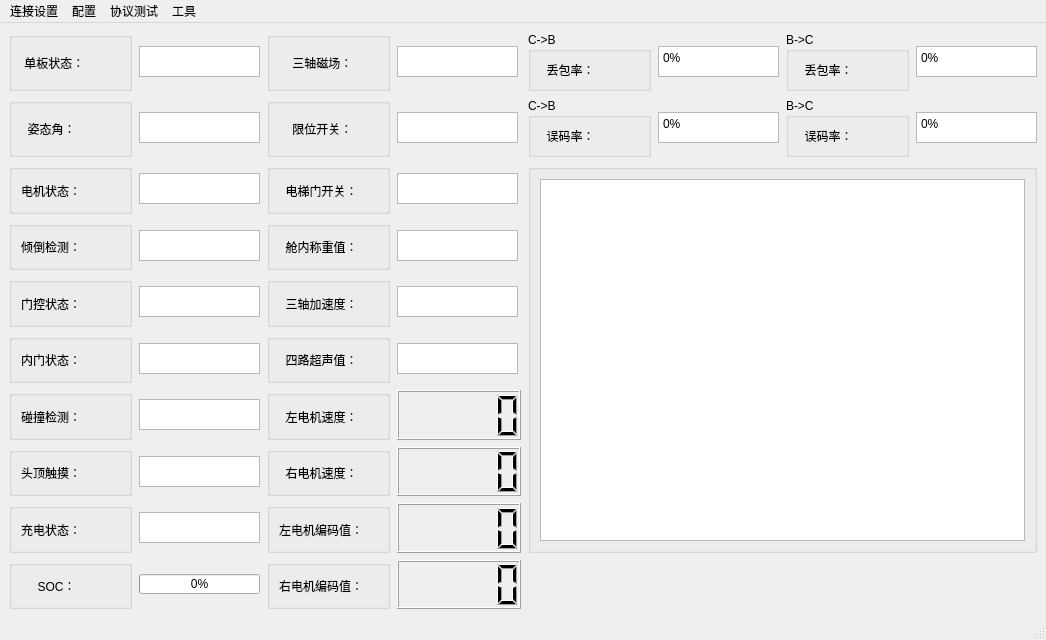
<?xml version="1.0" encoding="UTF-8"?>
<ui version="4.0">
 <class>MainWindow</class>
 <widget class="QMainWindow" name="MainWindow">
  <property name="geometry">
   <rect>
    <x>0</x>
    <y>0</y>
    <width>1046</width>
    <height>640</height>
   </rect>
  </property>
  <property name="windowTitle">
   <string>yogoTest2.2.0</string>
  </property>
  <property name="windowIcon">
   <iconset resource="image.qrc">
    <normaloff>:/icons/logo.png</normaloff>:/icons/logo.png</iconset>
  </property>
  <widget class="QWidget" name="centralwidget">
   <layout class="QHBoxLayout" name="horizontalLayout_2">
    <item>
     <layout class="QGridLayout" name="gridLayout">
      <property name="topMargin">
       <number>0</number>
      </property>
      <property name="spacing">
       <number>7</number>
      </property>
      <item row="1" column="7">
       <widget class="QTextBrowser" name="boardStatus_4">
        <property name="sizePolicy">
         <sizepolicy hsizetype="Expanding" vsizetype="Expanding">
          <horstretch>0</horstretch>
          <verstretch>0</verstretch>
         </sizepolicy>
        </property>
        <property name="maximumSize">
         <size>
          <width>121</width>
          <height>31</height>
         </size>
        </property>
        <property name="html">
         <string>&lt;!DOCTYPE HTML PUBLIC &quot;-//W3C//DTD HTML 4.0//EN&quot; &quot;http://www.w3.org/TR/REC-html40/strict.dtd&quot;&gt;
&lt;html&gt;&lt;head&gt;&lt;meta name=&quot;qrichtext&quot; content=&quot;1&quot; /&gt;&lt;style type=&quot;text/css&quot;&gt;
p, li { white-space: pre-wrap; }
&lt;/style&gt;&lt;/head&gt;&lt;body style=&quot; font-family:'SimSun'; font-size:9pt; font-weight:400; font-style:normal;&quot;&gt;
&lt;p style=&quot; margin-top:0px; margin-bottom:0px; margin-left:0px; margin-right:0px; -qt-block-indent:0; text-indent:0px;&quot;&gt;0%&lt;/p&gt;&lt;/body&gt;&lt;/html&gt;</string>
        </property>
       </widget>
      </item>
      <item row="1" column="6">
       <widget class="QGroupBox" name="groupBox_24">
        <property name="title">
         <string>B-&gt;C</string>
        </property>
        <layout class="QVBoxLayout" name="verticalLayout_23">
         <item>
          <widget class="QLabel" name="zitaijiaolable_4">
           <property name="sizePolicy">
            <sizepolicy hsizetype="Expanding" vsizetype="Expanding">
             <horstretch>0</horstretch>
             <verstretch>0</verstretch>
            </sizepolicy>
           </property>
           <property name="text">
            <string>  误码率：</string>
           </property>
          </widget>
         </item>
        </layout>
       </widget>
      </item>
      <item row="2" column="0">
       <widget class="QGroupBox" name="groupBox_3">
        <property name="title">
         <string/>
        </property>
        <layout class="QVBoxLayout" name="verticalLayout">
         <item>
          <widget class="QLabel" name="motorStatuslable">
           <property name="sizePolicy">
            <sizepolicy hsizetype="Expanding" vsizetype="Expanding">
             <horstretch>0</horstretch>
             <verstretch>0</verstretch>
            </sizepolicy>
           </property>
           <property name="text">
            <string>电机状态：</string>
           </property>
          </widget>
         </item>
        </layout>
       </widget>
      </item>
      <item row="2" column="2">
       <widget class="QGroupBox" name="groupBox_17">
        <property name="title">
         <string/>
        </property>
        <layout class="QVBoxLayout" name="verticalLayout_16">
         <item>
          <widget class="QLabel" name="label_17">
           <property name="sizePolicy">
            <sizepolicy hsizetype="Expanding" vsizetype="Expanding">
             <horstretch>0</horstretch>
             <verstretch>0</verstretch>
            </sizepolicy>
           </property>
           <property name="text">
            <string>  电梯门开关：</string>
           </property>
          </widget>
         </item>
        </layout>
       </widget>
      </item>
      <item row="9" column="2">
       <widget class="QGroupBox" name="groupBox_9">
        <property name="title">
         <string/>
        </property>
        <layout class="QVBoxLayout" name="verticalLayout_8">
         <item>
          <widget class="QLabel" name="label_9">
           <property name="sizePolicy">
            <sizepolicy hsizetype="Expanding" vsizetype="Expanding">
             <horstretch>0</horstretch>
             <verstretch>0</verstretch>
            </sizepolicy>
           </property>
           <property name="text">
            <string>右电机编码值：</string>
           </property>
          </widget>
         </item>
        </layout>
       </widget>
      </item>
      <item row="8" column="2">
       <widget class="QGroupBox" name="groupBox_7">
        <property name="title">
         <string/>
        </property>
        <layout class="QVBoxLayout" name="verticalLayout_6">
         <item>
          <widget class="QLabel" name="label_7">
           <property name="sizePolicy">
            <sizepolicy hsizetype="Expanding" vsizetype="Expanding">
             <horstretch>0</horstretch>
             <verstretch>0</verstretch>
            </sizepolicy>
           </property>
           <property name="text">
            <string>左电机编码值：</string>
           </property>
          </widget>
         </item>
        </layout>
       </widget>
      </item>
      <item row="6" column="0">
       <widget class="QGroupBox" name="groupBox_21">
        <property name="title">
         <string/>
        </property>
        <layout class="QVBoxLayout" name="verticalLayout_20">
         <item>
          <widget class="QLabel" name="catchDelable">
           <property name="sizePolicy">
            <sizepolicy hsizetype="Expanding" vsizetype="Expanding">
             <horstretch>0</horstretch>
             <verstretch>0</verstretch>
            </sizepolicy>
           </property>
           <property name="text">
            <string>碰撞检测：</string>
           </property>
          </widget>
         </item>
        </layout>
       </widget>
      </item>
      <item row="3" column="1">
       <widget class="QTextBrowser" name="downDelte">
        <property name="sizePolicy">
         <sizepolicy hsizetype="Expanding" vsizetype="Expanding">
          <horstretch>0</horstretch>
          <verstretch>0</verstretch>
         </sizepolicy>
        </property>
        <property name="maximumSize">
         <size>
          <width>121</width>
          <height>31</height>
         </size>
        </property>
       </widget>
      </item>
      <item row="0" column="2">
       <widget class="QGroupBox" name="groupBox_13">
        <property name="title">
         <string/>
        </property>
        <layout class="QVBoxLayout" name="verticalLayout_12">
         <item>
          <widget class="QLabel" name="sanzhoulable">
           <property name="sizePolicy">
            <sizepolicy hsizetype="Expanding" vsizetype="Expanding">
             <horstretch>0</horstretch>
             <verstretch>0</verstretch>
            </sizepolicy>
           </property>
           <property name="text">
            <string>    三轴磁场：</string>
           </property>
          </widget>
         </item>
        </layout>
       </widget>
      </item>
      <item row="1" column="2">
       <widget class="QGroupBox" name="groupBox_20">
        <property name="title">
         <string/>
        </property>
        <layout class="QVBoxLayout" name="verticalLayout_19">
         <item>
          <widget class="QLabel" name="label_20">
           <property name="sizePolicy">
            <sizepolicy hsizetype="Expanding" vsizetype="Expanding">
             <horstretch>0</horstretch>
             <verstretch>0</verstretch>
            </sizepolicy>
           </property>
           <property name="text">
            <string>    限位开关：</string>
           </property>
          </widget>
         </item>
        </layout>
       </widget>
      </item>
      <item row="5" column="0">
       <widget class="QGroupBox" name="groupBox_8">
        <property name="title">
         <string/>
        </property>
        <layout class="QVBoxLayout" name="verticalLayout_7">
         <item>
          <widget class="QLabel" name="insideGatelable">
           <property name="sizePolicy">
            <sizepolicy hsizetype="Expanding" vsizetype="Expanding">
             <horstretch>0</horstretch>
             <verstretch>0</verstretch>
            </sizepolicy>
           </property>
           <property name="text">
            <string>内门状态：</string>
           </property>
          </widget>
         </item>
        </layout>
       </widget>
      </item>
      <item row="7" column="1">
       <widget class="QTextBrowser" name="touchHead">
        <property name="sizePolicy">
         <sizepolicy hsizetype="Expanding" vsizetype="Expanding">
          <horstretch>0</horstretch>
          <verstretch>0</verstretch>
         </sizepolicy>
        </property>
        <property name="maximumSize">
         <size>
          <width>121</width>
          <height>31</height>
         </size>
        </property>
       </widget>
      </item>
      <item row="5" column="1">
       <widget class="QTextBrowser" name="insideGate">
        <property name="sizePolicy">
         <sizepolicy hsizetype="Expanding" vsizetype="Expanding">
          <horstretch>0</horstretch>
          <verstretch>0</verstretch>
         </sizepolicy>
        </property>
        <property name="maximumSize">
         <size>
          <width>121</width>
          <height>31</height>
         </size>
        </property>
       </widget>
      </item>
      <item row="8" column="1">
       <widget class="QTextBrowser" name="chargeStatus">
        <property name="sizePolicy">
         <sizepolicy hsizetype="Expanding" vsizetype="Expanding">
          <horstretch>0</horstretch>
          <verstretch>0</verstretch>
         </sizepolicy>
        </property>
        <property name="maximumSize">
         <size>
          <width>121</width>
          <height>31</height>
         </size>
        </property>
       </widget>
      </item>
      <item row="2" column="3">
       <widget class="QTextBrowser" name="dianti">
        <property name="sizePolicy">
         <sizepolicy hsizetype="Expanding" vsizetype="Expanding">
          <horstretch>0</horstretch>
          <verstretch>0</verstretch>
         </sizepolicy>
        </property>
        <property name="maximumSize">
         <size>
          <width>121</width>
          <height>31</height>
         </size>
        </property>
       </widget>
      </item>
      <item row="0" column="3">
       <widget class="QTextBrowser" name="sanzhoucichang">
        <property name="sizePolicy">
         <sizepolicy hsizetype="Expanding" vsizetype="Expanding">
          <horstretch>0</horstretch>
          <verstretch>0</verstretch>
         </sizepolicy>
        </property>
        <property name="maximumSize">
         <size>
          <width>121</width>
          <height>31</height>
         </size>
        </property>
       </widget>
      </item>
      <item row="1" column="0">
       <widget class="QGroupBox" name="groupBox_11">
        <property name="title">
         <string/>
        </property>
        <layout class="QVBoxLayout" name="verticalLayout_10">
         <item>
          <widget class="QLabel" name="zitaijiaolable">
           <property name="sizePolicy">
            <sizepolicy hsizetype="Expanding" vsizetype="Expanding">
             <horstretch>0</horstretch>
             <verstretch>0</verstretch>
            </sizepolicy>
           </property>
           <property name="text">
            <string>  姿态角：</string>
           </property>
          </widget>
         </item>
        </layout>
       </widget>
      </item>
      <item row="6" column="1">
       <widget class="QTextBrowser" name="catchDele">
        <property name="sizePolicy">
         <sizepolicy hsizetype="Expanding" vsizetype="Expanding">
          <horstretch>0</horstretch>
          <verstretch>0</verstretch>
         </sizepolicy>
        </property>
        <property name="maximumSize">
         <size>
          <width>121</width>
          <height>31</height>
         </size>
        </property>
       </widget>
      </item>
      <item row="7" column="0">
       <widget class="QGroupBox" name="groupBox_22">
        <property name="title">
         <string/>
        </property>
        <layout class="QVBoxLayout" name="verticalLayout_21">
         <item>
          <widget class="QLabel" name="label_22">
           <property name="sizePolicy">
            <sizepolicy hsizetype="Expanding" vsizetype="Expanding">
             <horstretch>0</horstretch>
             <verstretch>0</verstretch>
            </sizepolicy>
           </property>
           <property name="text">
            <string>头顶触摸：</string>
           </property>
          </widget>
         </item>
        </layout>
       </widget>
      </item>
      <item row="0" column="0">
       <widget class="QGroupBox" name="groupBox_2">
        <property name="title">
         <string/>
        </property>
        <layout class="QVBoxLayout" name="verticalLayout_2">
         <item>
          <widget class="QLabel" name="boardlable">
           <property name="sizePolicy">
            <sizepolicy hsizetype="Expanding" vsizetype="Expanding">
             <horstretch>0</horstretch>
             <verstretch>0</verstretch>
            </sizepolicy>
           </property>
           <property name="text">
            <string> 单板状态：</string>
           </property>
          </widget>
         </item>
        </layout>
       </widget>
      </item>
      <item row="1" column="1">
       <widget class="QTextBrowser" name="zitaijiao">
        <property name="sizePolicy">
         <sizepolicy hsizetype="Expanding" vsizetype="Expanding">
          <horstretch>0</horstretch>
          <verstretch>0</verstretch>
         </sizepolicy>
        </property>
        <property name="maximumSize">
         <size>
          <width>121</width>
          <height>31</height>
         </size>
        </property>
       </widget>
      </item>
      <item row="1" column="3">
       <widget class="QTextBrowser" name="xianwei">
        <property name="sizePolicy">
         <sizepolicy hsizetype="Expanding" vsizetype="Expanding">
          <horstretch>0</horstretch>
          <verstretch>0</verstretch>
         </sizepolicy>
        </property>
        <property name="maximumSize">
         <size>
          <width>121</width>
          <height>31</height>
         </size>
        </property>
       </widget>
      </item>
      <item row="0" column="1">
       <widget class="QTextBrowser" name="boardStatus">
        <property name="sizePolicy">
         <sizepolicy hsizetype="Expanding" vsizetype="Expanding">
          <horstretch>0</horstretch>
          <verstretch>0</verstretch>
         </sizepolicy>
        </property>
        <property name="maximumSize">
         <size>
          <width>121</width>
          <height>31</height>
         </size>
        </property>
       </widget>
      </item>
      <item row="4" column="0">
       <widget class="QGroupBox" name="groupBox_6">
        <property name="title">
         <string/>
        </property>
        <layout class="QVBoxLayout" name="verticalLayout_5">
         <item>
          <widget class="QLabel" name="gateControlable">
           <property name="sizePolicy">
            <sizepolicy hsizetype="Expanding" vsizetype="Expanding">
             <horstretch>0</horstretch>
             <verstretch>0</verstretch>
            </sizepolicy>
           </property>
           <property name="text">
            <string>门控状态：</string>
           </property>
          </widget>
         </item>
        </layout>
       </widget>
      </item>
      <item row="8" column="0">
       <widget class="QGroupBox" name="groupBox_4">
        <property name="title">
         <string/>
        </property>
        <layout class="QVBoxLayout" name="verticalLayout_3">
         <item>
          <widget class="QLabel" name="label_4">
           <property name="sizePolicy">
            <sizepolicy hsizetype="Expanding" vsizetype="Expanding">
             <horstretch>0</horstretch>
             <verstretch>0</verstretch>
            </sizepolicy>
           </property>
           <property name="text">
            <string>充电状态：</string>
           </property>
          </widget>
         </item>
        </layout>
       </widget>
      </item>
      <item row="3" column="0">
       <widget class="QGroupBox" name="groupBox_16">
        <property name="title">
         <string/>
        </property>
        <layout class="QVBoxLayout" name="verticalLayout_15">
         <item>
          <widget class="QLabel" name="downDeltelable">
           <property name="sizePolicy">
            <sizepolicy hsizetype="Expanding" vsizetype="Expanding">
             <horstretch>0</horstretch>
             <verstretch>0</verstretch>
            </sizepolicy>
           </property>
           <property name="text">
            <string>倾倒检测：</string>
           </property>
          </widget>
         </item>
        </layout>
       </widget>
      </item>
      <item row="9" column="0">
       <widget class="QGroupBox" name="groupBox_5">
        <property name="title">
         <string/>
        </property>
        <layout class="QVBoxLayout" name="verticalLayout_4">
         <item>
          <widget class="QLabel" name="label_5">
           <property name="sizePolicy">
            <sizepolicy hsizetype="Expanding" vsizetype="Expanding">
             <horstretch>0</horstretch>
             <verstretch>0</verstretch>
            </sizepolicy>
           </property>
           <property name="text">
            <string>     SOC：</string>
           </property>
          </widget>
         </item>
        </layout>
       </widget>
      </item>
      <item row="2" column="1">
       <widget class="QTextBrowser" name="motorStatus">
        <property name="sizePolicy">
         <sizepolicy hsizetype="Expanding" vsizetype="Expanding">
          <horstretch>0</horstretch>
          <verstretch>0</verstretch>
         </sizepolicy>
        </property>
        <property name="maximumSize">
         <size>
          <width>121</width>
          <height>31</height>
         </size>
        </property>
       </widget>
      </item>
      <item row="4" column="1">
       <widget class="QTextBrowser" name="gateControl">
        <property name="sizePolicy">
         <sizepolicy hsizetype="Expanding" vsizetype="Expanding">
          <horstretch>0</horstretch>
          <verstretch>0</verstretch>
         </sizepolicy>
        </property>
        <property name="maximumSize">
         <size>
          <width>121</width>
          <height>31</height>
         </size>
        </property>
       </widget>
      </item>
      <item row="9" column="1">
       <widget class="QProgressBar" name="batteryVolage">
        <property name="maximumSize">
         <size>
          <width>121</width>
          <height>20</height>
         </size>
        </property>
        <property name="value">
         <number>0</number>
        </property>
       </widget>
      </item>
      <item row="0" column="4">
       <widget class="QGroupBox" name="groupBox_14">
        <property name="title">
         <string>C-&gt;B</string>
        </property>
        <layout class="QVBoxLayout" name="verticalLayout_13">
         <item>
          <widget class="QLabel" name="zitaijiaolable_2">
           <property name="sizePolicy">
            <sizepolicy hsizetype="Expanding" vsizetype="Expanding">
             <horstretch>0</horstretch>
             <verstretch>0</verstretch>
            </sizepolicy>
           </property>
           <property name="text">
            <string>  丢包率：</string>
           </property>
          </widget>
         </item>
        </layout>
       </widget>
      </item>
      <item row="1" column="5">
       <widget class="QTextBrowser" name="boardStatus_3">
        <property name="sizePolicy">
         <sizepolicy hsizetype="Expanding" vsizetype="Expanding">
          <horstretch>0</horstretch>
          <verstretch>0</verstretch>
         </sizepolicy>
        </property>
        <property name="maximumSize">
         <size>
          <width>121</width>
          <height>31</height>
         </size>
        </property>
        <property name="html">
         <string>&lt;!DOCTYPE HTML PUBLIC &quot;-//W3C//DTD HTML 4.0//EN&quot; &quot;http://www.w3.org/TR/REC-html40/strict.dtd&quot;&gt;
&lt;html&gt;&lt;head&gt;&lt;meta name=&quot;qrichtext&quot; content=&quot;1&quot; /&gt;&lt;style type=&quot;text/css&quot;&gt;
p, li { white-space: pre-wrap; }
&lt;/style&gt;&lt;/head&gt;&lt;body style=&quot; font-family:'SimSun'; font-size:9pt; font-weight:400; font-style:normal;&quot;&gt;
&lt;p style=&quot; margin-top:0px; margin-bottom:0px; margin-left:0px; margin-right:0px; -qt-block-indent:0; text-indent:0px;&quot;&gt;0%&lt;/p&gt;&lt;/body&gt;&lt;/html&gt;</string>
        </property>
       </widget>
      </item>
      <item row="0" column="5">
       <widget class="QTextBrowser" name="boardStatus_2">
        <property name="sizePolicy">
         <sizepolicy hsizetype="Expanding" vsizetype="Expanding">
          <horstretch>0</horstretch>
          <verstretch>0</verstretch>
         </sizepolicy>
        </property>
        <property name="maximumSize">
         <size>
          <width>121</width>
          <height>31</height>
         </size>
        </property>
        <property name="html">
         <string>&lt;!DOCTYPE HTML PUBLIC &quot;-//W3C//DTD HTML 4.0//EN&quot; &quot;http://www.w3.org/TR/REC-html40/strict.dtd&quot;&gt;
&lt;html&gt;&lt;head&gt;&lt;meta name=&quot;qrichtext&quot; content=&quot;1&quot; /&gt;&lt;style type=&quot;text/css&quot;&gt;
p, li { white-space: pre-wrap; }
&lt;/style&gt;&lt;/head&gt;&lt;body style=&quot; font-family:'SimSun'; font-size:9pt; font-weight:400; font-style:normal;&quot;&gt;
&lt;p style=&quot; margin-top:0px; margin-bottom:0px; margin-left:0px; margin-right:0px; -qt-block-indent:0; text-indent:0px;&quot;&gt;0%&lt;/p&gt;&lt;/body&gt;&lt;/html&gt;</string>
        </property>
       </widget>
      </item>
      <item row="1" column="4">
       <widget class="QGroupBox" name="groupBox_23">
        <property name="title">
         <string>C-&gt;B</string>
        </property>
        <layout class="QVBoxLayout" name="verticalLayout_22">
         <item>
          <widget class="QLabel" name="zitaijiaolable_3">
           <property name="sizePolicy">
            <sizepolicy hsizetype="Expanding" vsizetype="Expanding">
             <horstretch>0</horstretch>
             <verstretch>0</verstretch>
            </sizepolicy>
           </property>
           <property name="text">
            <string>  误码率：</string>
           </property>
          </widget>
         </item>
        </layout>
       </widget>
      </item>
      <item row="0" column="6">
       <widget class="QGroupBox" name="groupBox_25">
        <property name="title">
         <string>B-&gt;C</string>
        </property>
        <layout class="QVBoxLayout" name="verticalLayout_24">
         <item>
          <widget class="QLabel" name="zitaijiaolable_5">
           <property name="sizePolicy">
            <sizepolicy hsizetype="Expanding" vsizetype="Expanding">
             <horstretch>0</horstretch>
             <verstretch>0</verstretch>
            </sizepolicy>
           </property>
           <property name="text">
            <string>  丢包率：</string>
           </property>
          </widget>
         </item>
        </layout>
       </widget>
      </item>
      <item row="0" column="7">
       <widget class="QTextBrowser" name="boardStatus_5">
        <property name="sizePolicy">
         <sizepolicy hsizetype="Expanding" vsizetype="Expanding">
          <horstretch>0</horstretch>
          <verstretch>0</verstretch>
         </sizepolicy>
        </property>
        <property name="maximumSize">
         <size>
          <width>121</width>
          <height>31</height>
         </size>
        </property>
        <property name="html">
         <string>&lt;!DOCTYPE HTML PUBLIC &quot;-//W3C//DTD HTML 4.0//EN&quot; &quot;http://www.w3.org/TR/REC-html40/strict.dtd&quot;&gt;
&lt;html&gt;&lt;head&gt;&lt;meta name=&quot;qrichtext&quot; content=&quot;1&quot; /&gt;&lt;style type=&quot;text/css&quot;&gt;
p, li { white-space: pre-wrap; }
&lt;/style&gt;&lt;/head&gt;&lt;body style=&quot; font-family:'SimSun'; font-size:9pt; font-weight:400; font-style:normal;&quot;&gt;
&lt;p style=&quot; margin-top:0px; margin-bottom:0px; margin-left:0px; margin-right:0px; -qt-block-indent:0; text-indent:0px;&quot;&gt;0%&lt;/p&gt;&lt;/body&gt;&lt;/html&gt;</string>
        </property>
       </widget>
      </item>
      <item row="3" column="2">
       <widget class="QGroupBox" name="groupBox_18">
        <property name="title">
         <string/>
        </property>
        <layout class="QVBoxLayout" name="verticalLayout_17">
         <item>
          <widget class="QLabel" name="label_18">
           <property name="sizePolicy">
            <sizepolicy hsizetype="Expanding" vsizetype="Expanding">
             <horstretch>0</horstretch>
             <verstretch>0</verstretch>
            </sizepolicy>
           </property>
           <property name="text">
            <string>  舱内称重值：</string>
           </property>
          </widget>
         </item>
        </layout>
       </widget>
      </item>
      <item row="4" column="2">
       <widget class="QGroupBox" name="groupBox_19">
        <property name="title">
         <string/>
        </property>
        <layout class="QVBoxLayout" name="verticalLayout_18">
         <item>
          <widget class="QLabel" name="label_19">
           <property name="sizePolicy">
            <sizepolicy hsizetype="Expanding" vsizetype="Expanding">
             <horstretch>0</horstretch>
             <verstretch>0</verstretch>
            </sizepolicy>
           </property>
           <property name="text">
            <string>  三轴加速度：</string>
           </property>
          </widget>
         </item>
        </layout>
       </widget>
      </item>
      <item row="5" column="2">
       <widget class="QGroupBox" name="groupBox_15">
        <property name="title">
         <string/>
        </property>
        <layout class="QVBoxLayout" name="verticalLayout_14">
         <item>
          <widget class="QLabel" name="label_15">
           <property name="sizePolicy">
            <sizepolicy hsizetype="Expanding" vsizetype="Expanding">
             <horstretch>0</horstretch>
             <verstretch>0</verstretch>
            </sizepolicy>
           </property>
           <property name="text">
            <string>  四路超声值：</string>
           </property>
          </widget>
         </item>
        </layout>
       </widget>
      </item>
      <item row="6" column="2">
       <widget class="QGroupBox" name="groupBox_10">
        <property name="title">
         <string/>
        </property>
        <layout class="QVBoxLayout" name="verticalLayout_9">
         <item>
          <widget class="QLabel" name="label_10">
           <property name="sizePolicy">
            <sizepolicy hsizetype="Expanding" vsizetype="Expanding">
             <horstretch>0</horstretch>
             <verstretch>0</verstretch>
            </sizepolicy>
           </property>
           <property name="text">
            <string>  左电机速度：</string>
           </property>
          </widget>
         </item>
        </layout>
       </widget>
      </item>
      <item row="7" column="2">
       <widget class="QGroupBox" name="groupBox_12">
        <property name="title">
         <string/>
        </property>
        <layout class="QVBoxLayout" name="verticalLayout_11">
         <item>
          <widget class="QLabel" name="label_12">
           <property name="sizePolicy">
            <sizepolicy hsizetype="Expanding" vsizetype="Expanding">
             <horstretch>0</horstretch>
             <verstretch>0</verstretch>
            </sizepolicy>
           </property>
           <property name="text">
            <string>  右电机速度：</string>
           </property>
          </widget>
         </item>
        </layout>
       </widget>
      </item>
      <item row="8" column="3">
       <widget class="QLCDNumber" name="motorleft">
        <property name="sizePolicy">
         <sizepolicy hsizetype="Expanding" vsizetype="Expanding">
          <horstretch>0</horstretch>
          <verstretch>0</verstretch>
         </sizepolicy>
        </property>
        <property name="numDigits">
         <number>5</number>
        </property>
        <property name="digitCount">
         <number>5</number>
        </property>
        <property name="mode">
         <enum>QLCDNumber::Hex</enum>
        </property>
        <property name="value" stdset="0">
         <double>0.000000000000000</double>
        </property>
        <property name="intValue" stdset="0">
         <number>0</number>
        </property>
       </widget>
      </item>
      <item row="9" column="3">
       <widget class="QLCDNumber" name="motoright">
        <property name="sizePolicy">
         <sizepolicy hsizetype="Expanding" vsizetype="Expanding">
          <horstretch>0</horstretch>
          <verstretch>0</verstretch>
         </sizepolicy>
        </property>
        <property name="mode">
         <enum>QLCDNumber::Hex</enum>
        </property>
       </widget>
      </item>
      <item row="6" column="3">
       <widget class="QLCDNumber" name="motorspeedl">
        <property name="sizePolicy">
         <sizepolicy hsizetype="Expanding" vsizetype="Expanding">
          <horstretch>0</horstretch>
          <verstretch>0</verstretch>
         </sizepolicy>
        </property>
        <property name="intValue" stdset="0">
         <number>0</number>
        </property>
       </widget>
      </item>
      <item row="7" column="3">
       <widget class="QLCDNumber" name="motorspeedr">
        <property name="sizePolicy">
         <sizepolicy hsizetype="Expanding" vsizetype="Expanding">
          <horstretch>0</horstretch>
          <verstretch>0</verstretch>
         </sizepolicy>
        </property>
       </widget>
      </item>
      <item row="4" column="3">
       <widget class="QTextBrowser" name="sanzhoujiasudu">
        <property name="sizePolicy">
         <sizepolicy hsizetype="Expanding" vsizetype="Expanding">
          <horstretch>0</horstretch>
          <verstretch>0</verstretch>
         </sizepolicy>
        </property>
        <property name="maximumSize">
         <size>
          <width>121</width>
          <height>31</height>
         </size>
        </property>
       </widget>
      </item>
      <item row="5" column="3">
       <widget class="QTextBrowser" name="siluspeed">
        <property name="sizePolicy">
         <sizepolicy hsizetype="Expanding" vsizetype="Expanding">
          <horstretch>0</horstretch>
          <verstretch>0</verstretch>
         </sizepolicy>
        </property>
        <property name="maximumSize">
         <size>
          <width>121</width>
          <height>31</height>
         </size>
        </property>
       </widget>
      </item>
      <item row="3" column="3">
       <widget class="QTextBrowser" name="zhongliang">
        <property name="sizePolicy">
         <sizepolicy hsizetype="Expanding" vsizetype="Expanding">
          <horstretch>0</horstretch>
          <verstretch>0</verstretch>
         </sizepolicy>
        </property>
        <property name="maximumSize">
         <size>
          <width>121</width>
          <height>31</height>
         </size>
        </property>
       </widget>
      </item>
      <item row="2" column="4" rowspan="7" colspan="4">
       <widget class="QGroupBox" name="groupBox">
        <property name="sizePolicy">
         <sizepolicy hsizetype="Expanding" vsizetype="Expanding">
          <horstretch>0</horstretch>
          <verstretch>0</verstretch>
         </sizepolicy>
        </property>
        <property name="title">
         <string/>
        </property>
        <layout class="QHBoxLayout" name="horizontalLayout">
         <item>
          <widget class="QTextBrowser" name="textBrowser"/>
         </item>
        </layout>
       </widget>
      </item>
     </layout>
    </item>
   </layout>
  </widget>
  <widget class="QMenuBar" name="menubar">
   <property name="geometry">
    <rect>
     <x>0</x>
     <y>0</y>
     <width>1046</width>
     <height>23</height>
    </rect>
   </property>
   <widget class="QMenu" name="menu">
    <property name="title">
     <string>连接设置</string>
    </property>
   </widget>
   <widget class="QMenu" name="manual">
    <property name="title">
     <string>配置</string>
    </property>
   </widget>
   <widget class="QMenu" name="protomenu">
    <property name="title">
     <string>协议测试</string>
    </property>
   </widget>
   <widget class="QMenu" name="toolmenu">
    <property name="title">
     <string>工具</string>
    </property>
   </widget>
   <addaction name="menu"/>
   <addaction name="manual"/>
   <addaction name="protomenu"/>
   <addaction name="toolmenu"/>
  </widget>
  <widget class="QStatusBar" name="statusbar"/>
 </widget>
 <resources>
  <include location="image.qrc"/>
 </resources>
 <connections/>
</ui>
